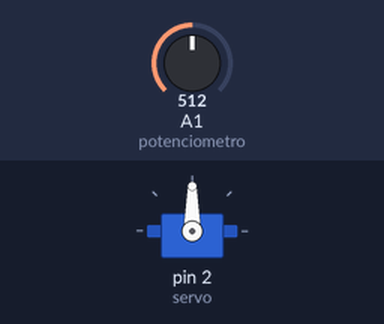
A sketch run on a simulated Arduino Uno, built with avr-gcc and run on an emulated ATmega328P. On the bench: servo. The inputs (shaded band) are chosen by the test bench; at power-on: A1 (potenciometro) = 512.

Above: at 1.2 s.
1.3 s: A1 (potenciometro) set to 716
At 2.1 s:
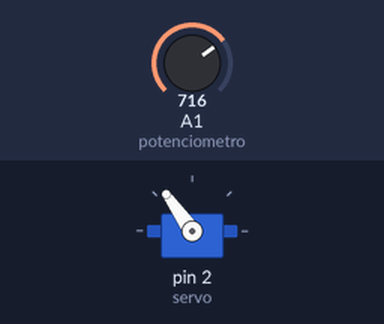
2.8 s: A1 (potenciometro) set to 900
At 3.2 s:
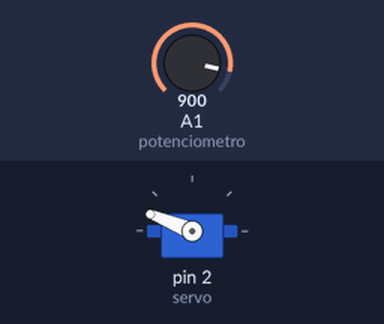
4.3 s: A1 (potenciometro) set to 1023
At 5.5 s:
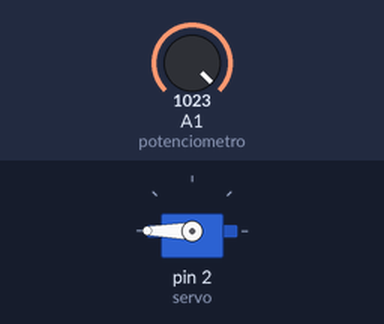
5.8 s: A1 (potenciometro) set to 306
At 6.8 s:
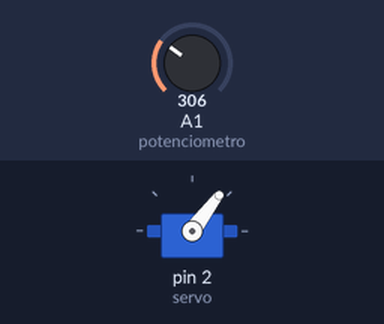
7.3 s: A1 (potenciometro) set to 122
At 7.9 s:
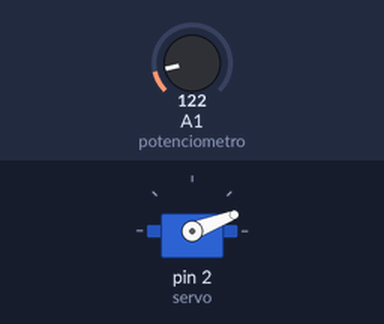
Timing chart, 0 to 9.8 s (numbered marks = the images above; inputs shaded):
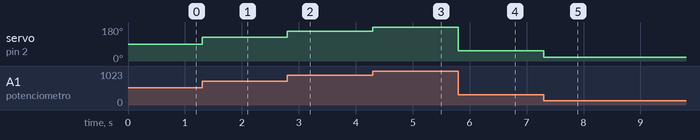

Measured:
- after the input at 1.3 s, servo on pin 2 (servo): 90° → 125° at once
- after the input at 2.8 s, servo on pin 2 (servo): 125° → 158° at once
- after the input at 4.3 s, servo on pin 2 (servo): 158° → 180° at once
- after the input at 5.8 s, servo on pin 2 (servo): 180° → 53° at once
- after the input at 7.3 s, servo on pin 2 (servo): 53° → 21° at once

The sketch:

ProgramaProtesisDedoIndice.ino
```cpp
#include <Servo.h>
Servo servo;
int potenciometro = 1;
int valor_potenciometro;
void setup() {
servo.attach(2);
}
void loop() {
 valor_potenciometro = analogRead(potenciometro);
 valor_potenciometro = map(valor_potenciometro, 0, 1023, 0, 180);
 servo.write(valor_potenciometro);
 delay(1);
}
```
